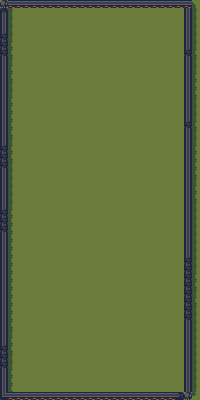

Below is a game level as drawn by its tile map, then a one-line description and the .tmx file that defines it, in full:
An orthogonal 25x50 tile map with 8x8 px tiles, 1 tile layer (Tile Layer 1).

<map version="1.10" tiledversion="1.12.2" orientation="orthogonal" renderorder="right-down" width="25" height="50" tilewidth="8" tileheight="8" infinite="0" nextlayerid="2" nextobjectid="1">
 <tileset firstgid="1" source="../jawbreaker_tiles.tsx" />
 <layer id="1" name="Tile Layer 1" width="25" height="50">
  <data encoding="csv">
14,35,35,35,35,35,35,35,35,35,35,35,35,35,35,35,35,35,35,35,35,35,35,35,15,
18,23,1,1,1,1,1,1,1,1,1,1,1,1,1,1,1,1,1,1,1,1,1,26,23,
26,23,1,1,1,1,1,1,1,1,1,1,1,1,1,1,1,1,1,1,1,1,1,26,23,
26,23,1,1,1,1,1,1,1,1,1,1,1,1,1,1,1,1,1,1,1,1,1,26,23,
2,23,1,1,1,1,1,1,1,1,1,1,1,1,1,1,1,1,1,1,1,1,1,26,23,
2,31,1,1,1,1,1,1,1,1,1,1,1,1,1,1,1,1,1,1,1,1,1,26,23,
2,31,1,1,1,1,1,1,1,1,1,1,1,1,1,1,1,1,1,1,1,1,1,2,31,
26,23,1,1,1,1,1,1,1,1,1,1,1,1,1,1,1,1,1,1,1,1,1,26,23,
26,31,1,1,1,1,1,1,1,1,1,1,1,1,1,1,1,1,1,1,1,1,1,26,23,
26,31,1,1,1,1,1,1,1,1,1,1,1,1,1,1,1,1,1,1,1,1,1,26,31,
26,23,1,1,1,1,1,1,1,1,1,1,1,1,1,1,1,1,1,1,1,1,1,26,31,
26,23,1,1,1,1,1,1,1,1,1,1,1,1,1,1,1,1,1,1,1,1,1,26,31,
26,31,1,1,1,1,1,1,1,1,1,1,1,1,1,1,1,1,1,1,1,1,1,26,23,
26,31,1,1,1,1,1,1,1,1,1,1,1,1,1,1,1,1,1,1,1,1,1,26,23,
26,31,1,1,1,1,1,1,1,1,1,1,1,1,1,1,1,1,1,1,1,1,1,26,23,
26,31,1,1,1,1,1,1,1,1,1,1,1,1,1,1,1,1,1,1,1,1,1,2,31,
26,31,1,1,1,1,1,1,1,1,1,1,1,1,1,1,1,1,1,1,1,1,1,26,23,
26,23,1,1,1,1,1,1,1,1,1,1,1,1,1,1,1,1,1,1,1,1,1,26,23,
2,31,1,1,1,1,1,1,1,1,1,1,1,1,1,1,1,1,1,1,1,1,1,26,31,
2,31,1,1,1,1,1,1,1,1,1,1,1,1,1,1,1,1,1,1,1,1,1,26,31,
2,23,1,1,1,1,1,1,1,1,1,1,1,1,1,1,1,1,1,1,1,1,1,26,31,
26,23,1,1,1,1,1,1,1,1,1,1,1,1,1,1,1,1,1,1,1,1,1,26,31,
26,23,1,1,1,1,1,1,1,1,1,1,1,1,1,1,1,1,1,1,1,1,1,26,23,
26,23,1,1,1,1,1,1,1,1,1,1,1,1,1,1,1,1,1,1,1,1,1,26,31,
26,23,1,1,1,1,1,1,1,1,1,1,1,1,1,1,1,1,1,1,1,1,1,26,31,
26,23,1,1,1,1,1,1,1,1,1,1,1,1,1,1,1,1,1,1,1,1,1,26,23,
2,31,1,1,1,1,1,1,1,1,1,1,1,1,1,1,1,1,1,1,1,1,1,26,23,
2,31,1,1,1,1,1,1,1,1,1,1,1,1,1,1,1,1,1,1,1,1,1,26,23,
2,31,1,1,1,1,1,1,1,1,1,1,1,1,1,1,1,1,1,1,1,1,1,26,23,
26,31,1,1,1,1,1,1,1,1,1,1,1,1,1,1,1,1,1,1,1,1,1,26,23,
26,31,1,1,1,1,1,1,1,1,1,1,1,1,1,1,1,1,1,1,1,1,1,26,23,
26,31,1,1,1,1,1,1,1,1,1,1,1,1,1,1,1,1,1,1,1,1,1,26,23,
26,31,1,1,1,1,1,1,1,1,1,1,1,1,1,1,1,1,1,1,1,1,1,2,23,
26,31,1,1,1,1,1,1,1,1,1,1,1,1,1,1,1,1,1,1,1,1,1,2,23,
26,31,1,1,1,1,1,1,1,1,1,1,1,1,1,1,1,1,1,1,1,1,1,2,31,
26,31,1,1,1,1,1,1,1,1,1,1,1,1,1,1,1,1,1,1,1,1,1,2,31,
26,31,1,1,1,1,1,1,1,1,1,1,1,1,1,1,1,1,1,1,1,1,1,2,23,
26,31,1,1,1,1,1,1,1,1,1,1,1,1,1,1,1,1,1,1,1,1,1,2,31,
26,31,1,1,1,1,1,1,1,1,1,1,1,1,1,1,1,1,1,1,1,1,1,2,23,
26,31,1,1,1,1,1,1,1,1,1,1,1,1,1,1,1,1,1,1,1,1,1,2,23,
26,31,1,1,1,1,1,1,1,1,1,1,1,1,1,1,1,1,1,1,1,1,1,26,23,
26,23,1,1,1,1,1,1,1,1,1,1,1,1,1,1,1,1,1,1,1,1,1,26,23,
26,31,1,1,1,1,1,1,1,1,1,1,1,1,1,1,1,1,1,1,1,1,1,26,23,
2,31,1,1,1,1,1,1,1,1,1,1,1,1,1,1,1,1,1,1,1,1,1,26,23,
2,23,1,1,1,1,1,1,1,1,1,1,1,1,1,1,1,1,1,1,1,1,1,26,23,
2,23,1,1,1,1,1,1,1,1,1,1,1,1,1,1,1,1,1,1,1,1,1,26,23,
26,31,1,1,1,1,1,1,1,1,1,1,1,1,1,1,1,1,1,1,1,1,1,26,23,
26,31,1,1,1,1,1,1,1,1,1,1,1,1,1,1,1,1,1,1,1,1,1,26,23,
26,31,1,1,1,1,1,1,1,1,1,1,1,1,1,1,1,1,1,1,1,1,1,26,23,
34,35,35,35,35,35,35,35,35,35,35,35,35,35,35,35,35,35,35,35,35,35,29,14,39
</data>
 </layer>
</map>
